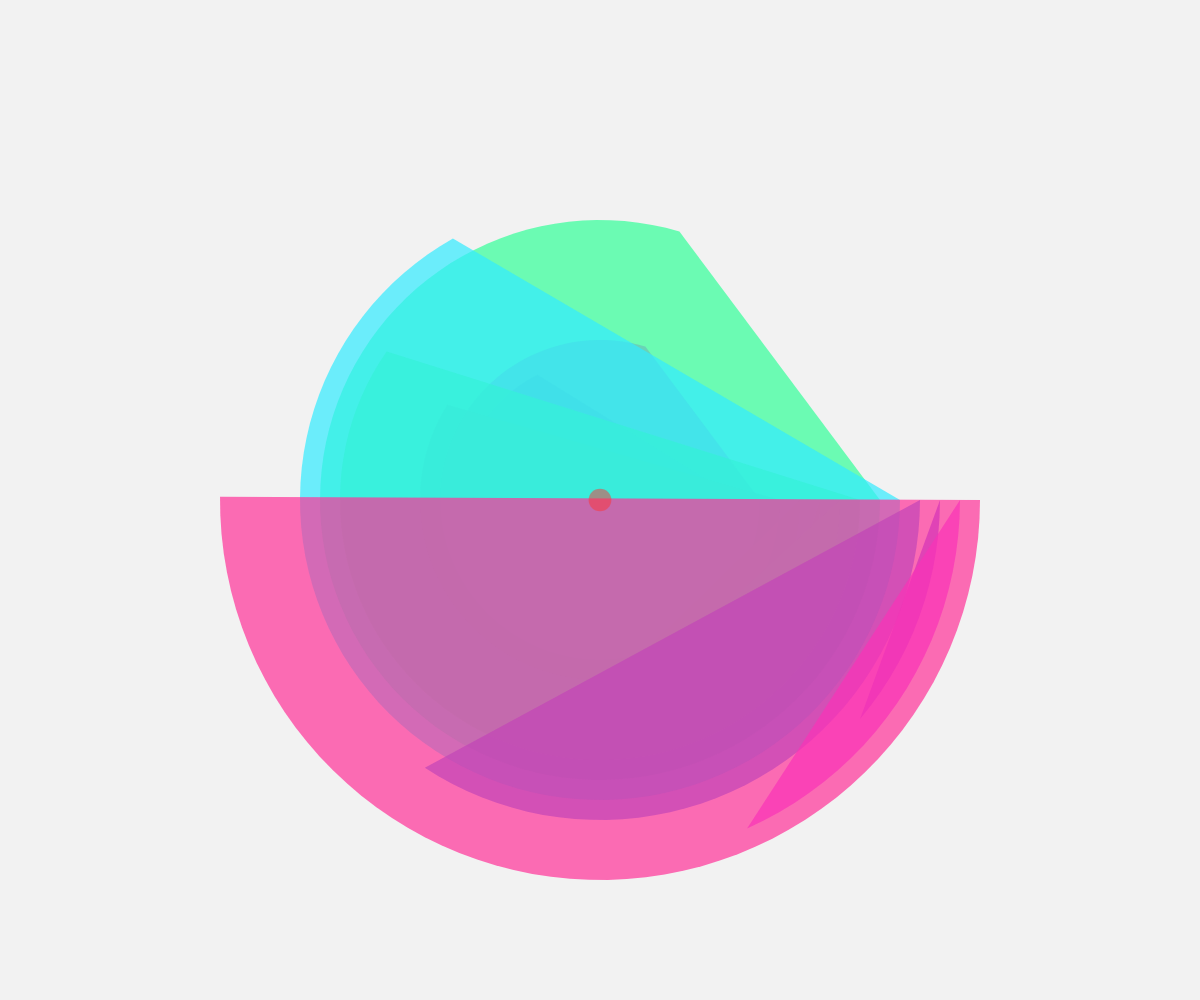
Frame 1 (no input)
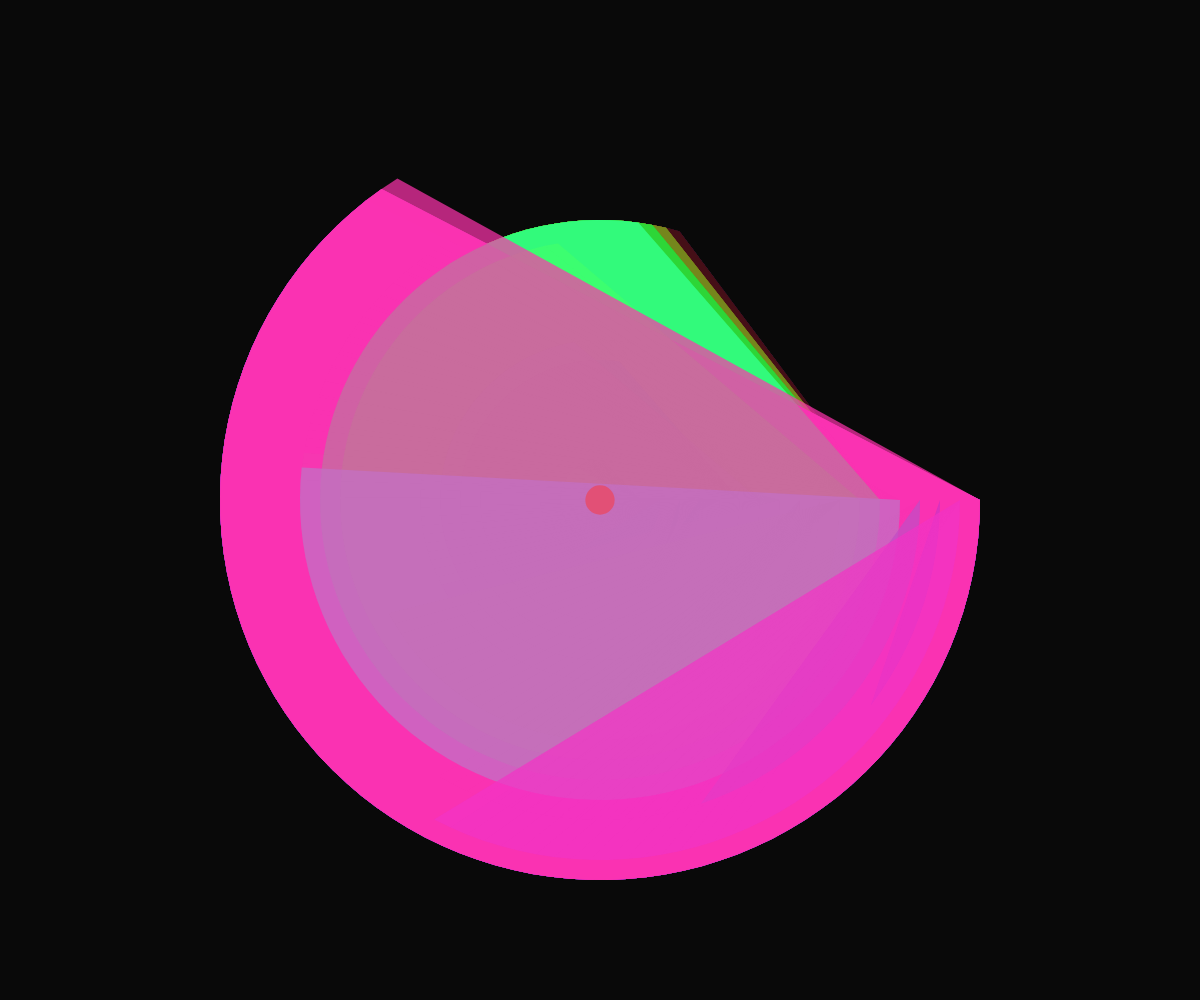
Frame 60 (no input)
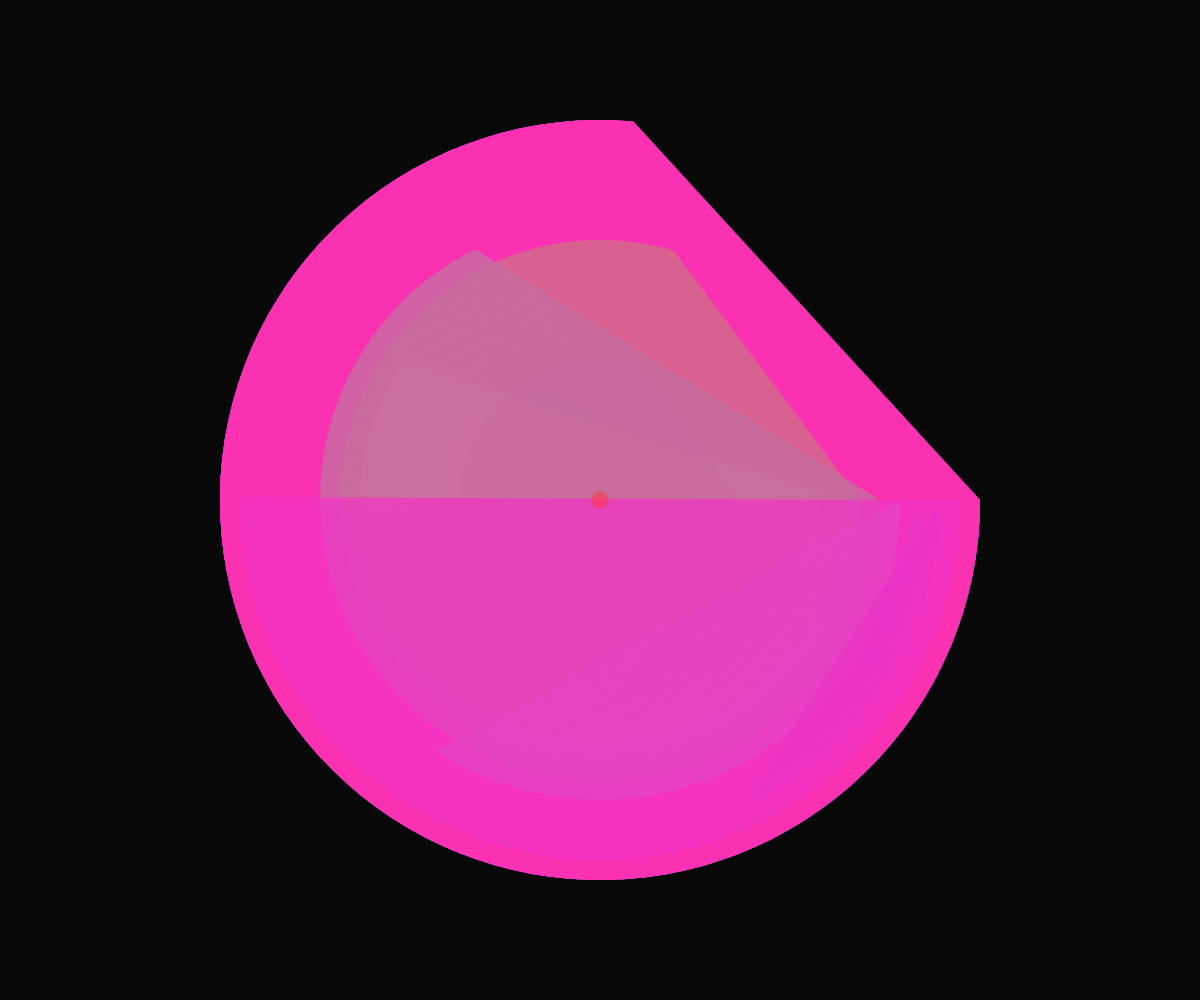
Frame 120 (the mouse pressed at the canvas centre since frame 60)

The p5.js sketch that drew these frames (run headless with seeded random() and noise() and a simulated clock; from frame 60 on, the mouse is pressed at the canvas centre):

// p5.js sketch
// ── sketch.js
function setup() {
  createCanvas(windowWidth, windowHeight);
  colorMode(HSB, 1);
  noStroke();
}

function draw() {
  background(0, 0, 0, 0.05); // Semi-transparent black for trail effect

  const time = millis() * 0.001;
  const center = createVector(width / 2, height / 2);
  const maxRadius = min(width, height) * 0.4;

  // Draw nested arcs
  for (let i = 0; i < 20; i++) {
    const radius = maxRadius * (i / 20);
    const hue = (time + i * 0.1) % 1;
    const arcSize = map(sin(time * 0.5 + i), -1, 1, 0.1, 0.8);

    fill(hue, 0.8, 1, 0.7);
    beginShape();
    for (let a = 0; a < TWO_PI * arcSize; a += 0.05) {
      const x = center.x + cos(a) * radius;
      const y = center.y + sin(a) * radius;
      vertex(x, y);
    }
    endShape(CLOSE);
  }

  // Add pulsating core
  const pulse = map(sin(time * 2), -1, 1, 0.5, 1);
  fill(1, 0.8, 1, 0.5);
  ellipse(center.x, center.y, 30 * pulse, 30 * pulse);
}

function windowResized() {
  resizeCanvas(windowWidth, windowHeight);
}
